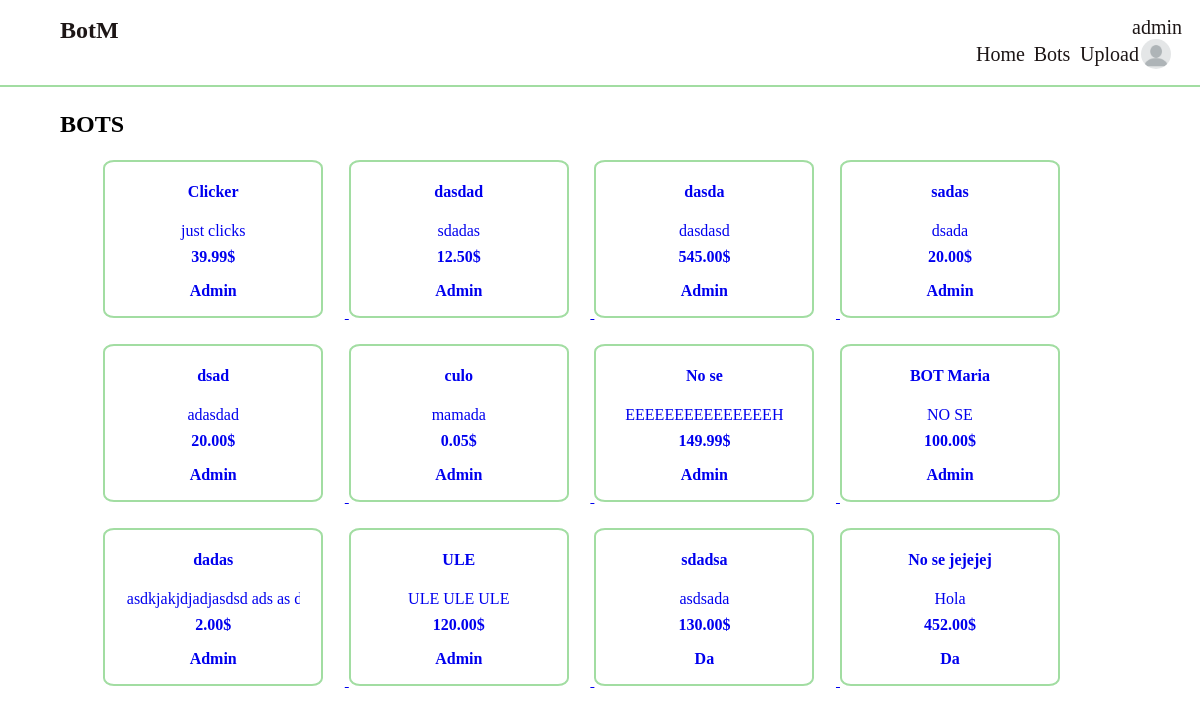
Before: /bots/ (signed in) with the older database file.
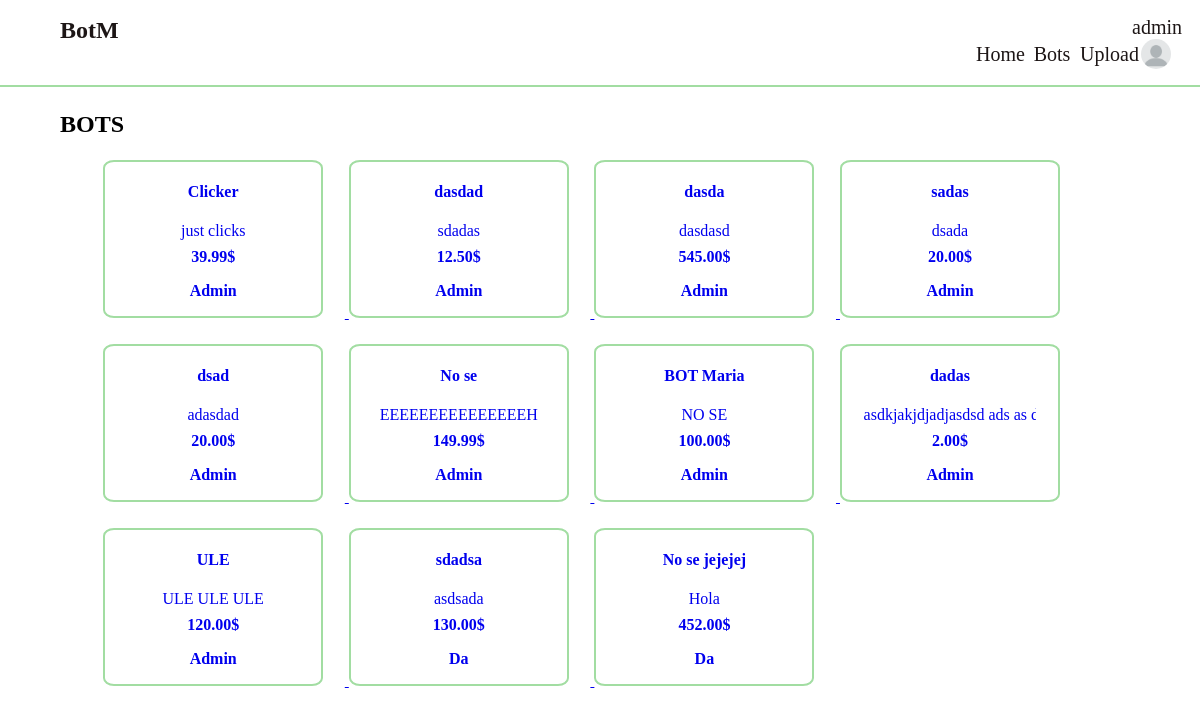
After: the same page with the newer database file.
### bots/models.py (models this page shows, shortened)
class Bot(models.Model):
	id = models.IntegerField(primary_key=True)
	title = models.CharField(max_length=100, blank=False, null=False)
	price = models.DecimalField(max_digits=10, decimal_places=2, default=0.0)
	description = models.TextField(blank=False, null=False)
	author = models.CharField(max_length=100, blank=False, null=False, default="Admin")
	file = models.FileField(default='bots/no_script.txt', upload_to='bots/uploads')
	class Meta:
		db_table = 'Bots'
	def get_absolute_url(self):
		return f"/bot/{self.id}"

### bots/views.py (the view)
# urls.py: path('bots/', bot_page, name="bots"),
def bot_page(request):
	bots = Bot.objects.all()
	return render(request, 'bots/bots.html', {"bots": bots})

### bots/templates/bots/bots.html
{% extends 'bots/base.html' %}
{% block content %}
	<h2 style="margin-bottom: 0;">BOTS</h2>
	<div class="display_bots">
	    {% for bot in bots %}
		    <a href="{{ bot.get_absolute_url }}">
		    	<div class="bot">
					<div class="bot_title"><h4>{{bot.title}}</h4></div>
			        <div class="bot_description"><p>{{bot.description}}</p></div>
			        <div class="bot_price"><p><b>{{bot.price}}$</b></p></div>
			        <div class="bot_author"><p><b>{{bot.author}}</b></p></div>
			    </div>
			</a>
	    {% endfor %}
    </div>
{% endblock %}

### bots/templates/bots/base.html (shortened to what this page needs)
<!DOCTYPE html>
<html lang="es">
<head>
</head>
<body>
    <header class="site-header">
        <div class="logo">
            <h2><a href="{% url 'home' %}">BotM</a></h3>
        </div>
        <div class="header_navbar">
            <nav class="navbar">
                <ul>
                    <li class="home"><a href="{% url 'home' %}">Home</a></li>
                    <li class="bots"><a href="{% url 'bots' %}">Bots</a></li>
                    {% if request.user.username %}
                    <li class="upload"><a href="{% url 'upload' %}">Upload</a></li>
                    <li class="username">
                        <a  href="{% url 'logout' %}">{{request.user.username}}</a>
                        {% load static %}
                        <a href="{% url 'profile_page' %}"><img id="profile-image" src="{% static 'bots/no_profile_image.png' %}" alt="Pofile picture"></a>
                    </li>
                    {% else %}
                    <li class="sign_in"><a  href="{% url 'sign_in' %}">Sing in</a></li>
                    <li class="sign_up"><a  href="{% url 'sign_up' %}">Sing up</a></li>
                    {% endif %}
                </ul>
            </nav>
        </div>
    </header>
    <div class="container">
        <div class="content">
            {% block content %}{% endblock %}
        </div>
    </div>
</body>
</html>

### bots/templates/bots/base.html (style rules this page uses)
body { width: 100%; height: 100%; margin: 0; }
.site-header { display: inline-block; width: 100%; height: 5%; border-bottom: 2px solid rgb(162, 221, 162); }
.logo { text-align: center; height: 100%; margin-top: 0; margin-left: 5%; float: left; vertical-align: middle; }
.logo h2 { margin-top: 25%; margin-bottom: 25%; vertical-align: middle; }
.logo h2 a { text-decoration: none; color: rgb(29, 22, 22); vertical-align: middle; }
.header_navbar { vertical-align: middle; margin-top: 0; float: right; width: 40%; margin-right: 5%; margin-left: 0; }
.navbar { height: 100%; }
.navbar ul { width: 100%; text-align: right; }
.navbar a { font-size: 20px; text-decoration: none; color: rgb(29, 22, 22); }
.navbar ul li { margin: 0; display: inline-block; width: 10%; height: 100%; text-align: center; }
.navbar ul li a { vertical-align: middle; }
.container { position: absolute; left: 5%; width: 90%; }
.bot { overflow: hidden; text-overflow: elipsis; display: inline-block; text-align: center; width: 20%; margin-right: 2%; margin-top: 2%; border-radius: 5%; border: 2px solid rgb(162, 221, 162); }
.display_bots { width: 100%; margin-top: 0; padding-left: 4%; padding-left: 4%; }
.bot_description { word-wrap: break-word; width: 80%; margin-left: 10%; max-height: 10px; }
.bot_description p { white-space: nowrap; overflow: hidden; text-overflow: elipsis; }
#profile-image { vertical-align: middle; width: 30px; height: 80%; border-radius: 50%; }

Changed rows visible on the page:
removed Bot: title "culo", description "mamada", price "0.05", author "Admin"
